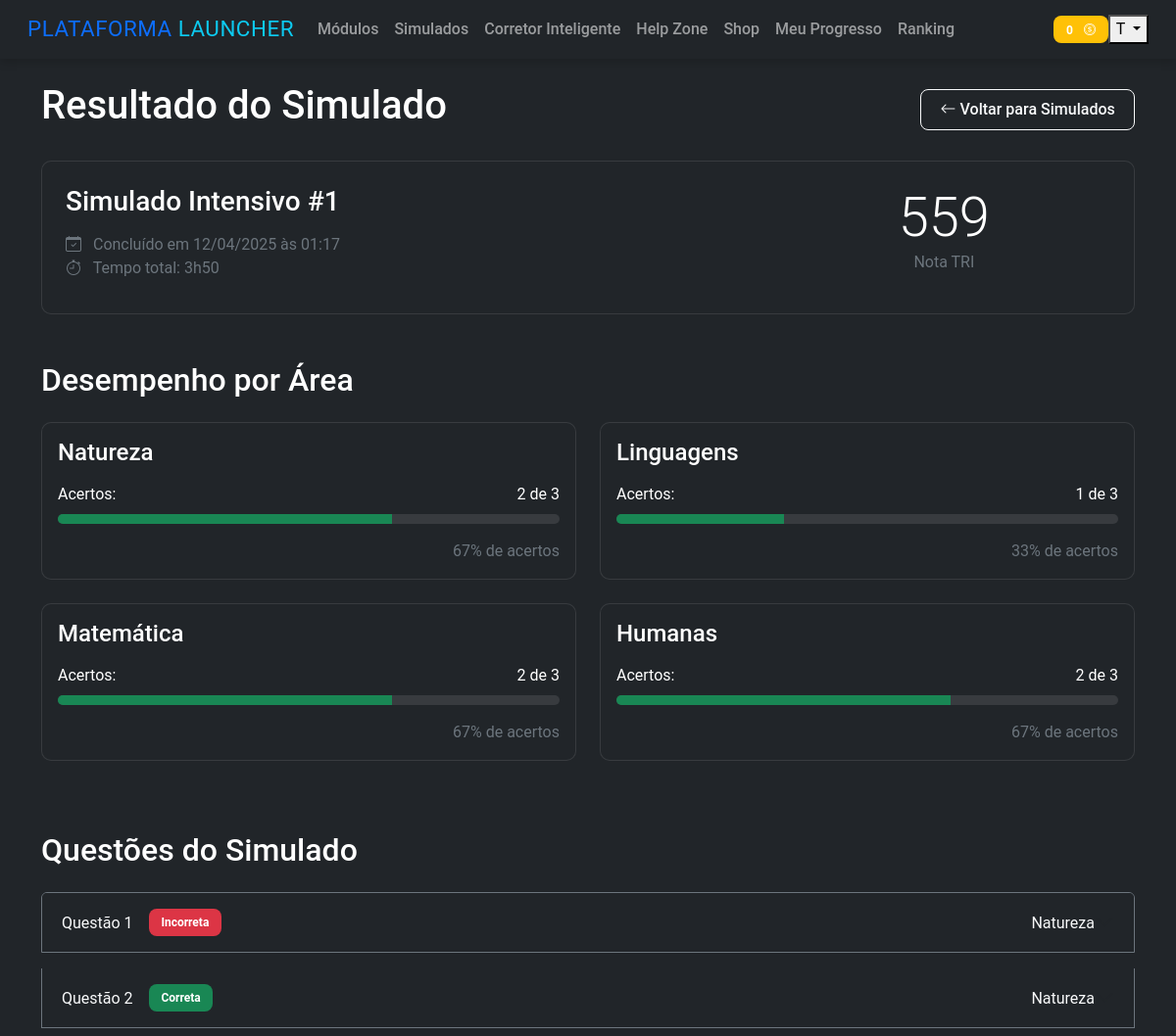
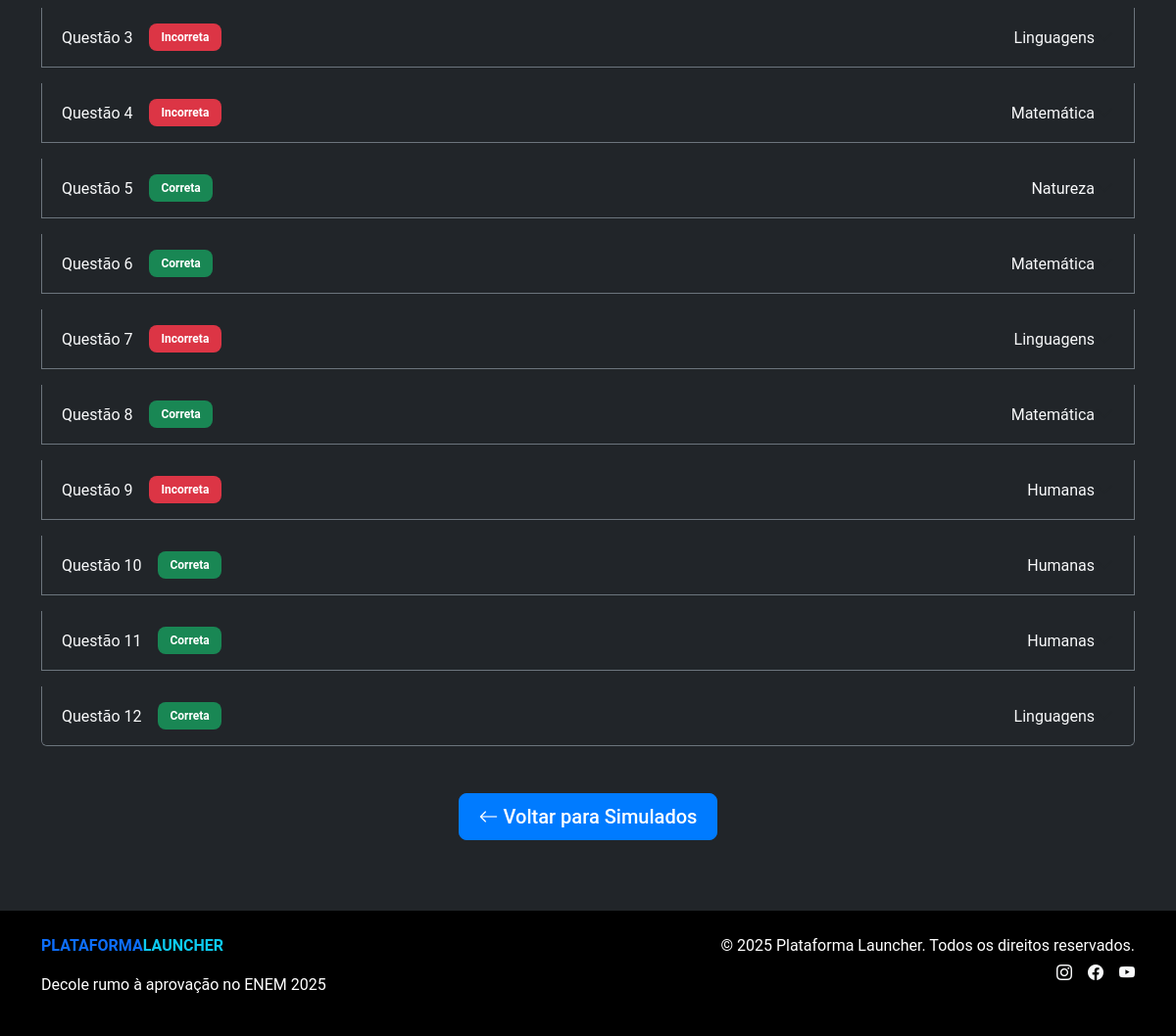
Screenshot of /simulados/1/resultado (signed in) with the database file from the repository (2 pictures, top to bottom).
### app/models/user.py (models this page shows, shortened)
class User(UserMixin, db.Model):
    id = db.Column(db.Integer, primary_key=True)
    username = db.Column(db.String(128), index=True, unique=True)
    email = db.Column(db.String(256), index=True, unique=True)
    password_hash = db.Column(db.String(256))
    nome_completo = db.Column(db.String(256))
    xp_total = db.Column(db.Integer, default=0)
    data_registro = db.Column(db.DateTime, default=datetime.utcnow)
    simulados = db.relationship('Simulado', backref='usuario', lazy='dynamic')
    redacoes = db.relationship('Redacao', backref='usuario', lazy='dynamic')

### app/models/simulado.py (models this page shows, shortened)
class Simulado(db.Model):
    id = db.Column(db.Integer, primary_key=True)
    numero = db.Column(db.Integer)
    titulo = db.Column(db.String(120))
    areas = db.Column(db.String(120))  # Ex: "Linguagens e Natureza"
    duracao_minutos = db.Column(db.Integer)
    data_agendada = db.Column(db.DateTime, nullable=True)
    data_realizado = db.Column(db.DateTime, nullable=True)
    tempo_realizado = db.Column(db.String(20), nullable=True)  # Ex: "01h46"
    status = db.Column(db.String(20), default="Pendente")  # Pendente, Concluído
    nota_tri = db.Column(db.Float, nullable=True)
    tempo_medio_por_questao = db.Column(db.Float, nullable=True)  # em segundos
    questoes_puladas = db.Column(db.Integer, default=0)
    acertos_total = db.Column(db.Integer, default=0)
    user_id = db.Column(db.Integer, db.ForeignKey('user.id'))
    questoes = db.relationship('Questao', backref='simulado', lazy='dynamic')

class Questao(db.Model):
    id = db.Column(db.Integer, primary_key=True)
    numero = db.Column(db.Integer)
    texto = db.Column(db.Text)
    area = db.Column(db.String(50))  # Linguagens, Matemática, etc.
    dificuldade = db.Column(db.Float)  # Para cálculo TRI
    resposta_correta = db.Column(db.String(1))  # A, B, C, D ou E
    resposta_usuario = db.Column(db.String(1), nullable=True)
    tempo_resposta = db.Column(db.Integer, nullable=True)  # tempo em segundos que levou para responder
    simulado_id = db.Column(db.Integer, db.ForeignKey('simulado.id'))
    alternativas = db.relationship('Alternativa', backref='questao', lazy='dynamic')
    def verificar_resposta(self):
        return self.resposta_usuario == self.resposta_correta

### app/routes/simulados.py (the view)
@simulados_bp.route('/<int:simulado_id>/resultado')
@login_required
def resultado(simulado_id):
    simulado = Simulado.query.get_or_404(simulado_id)
    if simulado.user_id != current_user.id:
        flash('Você não tem permissão para acessar este simulado.', 'danger')
        return redirect(url_for('simulados.index'))
    if simulado.status != 'Concluído':
        flash('Este simulado ainda não foi concluído.', 'warning')
        return redirect(url_for('simulados.index'))
    areas = {}
    for questao in simulado.questoes:
        area = questao.area
        if area not in areas:
            areas[area] = {'total': 0, 'acertos': 0}
        areas[area]['total'] += 1
        if questao.verificar_resposta():
            areas[area]['acertos'] += 1
    for area in areas:
        areas[area]['percentual'] = (areas[area]['acertos'] / areas[area]['total']) * 100 if areas[area]['total'] > 0 else 0
    tempos_questoes = []
    numeros_questoes = []
    for questao in simulado.questoes.order_by(Questao.numero):
        if questao.tempo_resposta:
            numeros_questoes.append(questao.numero)
            tempos_questoes.append(round(questao.tempo_resposta / 60, 1))
    historico_notas = Simulado.query.filter(
        Simulado.user_id == current_user.id,
        Simulado.status == 'Concluído',
        Simulado.id != simulado_id
    ).order_by(Simulado.data_realizado.desc()).limit(3).all()
    media_usuario = db.session.query(db.func.avg(Simulado.nota_tri)).filter(
        Simulado.user_id == current_user.id,
        Simulado.status == 'Concluído'
    ).scalar() or 0
    pontos_fortes = []
    pontos_fracos = []
    areas_ordenadas = sorted(areas.items(), key=lambda x: x[1]['percentual'], reverse=True)
    for area, dados in areas_ordenadas[:2]:
        if dados['percentual'] >= 50:  # Só considerar como forte se >= 50%
            pontos_fortes.append(f"{area}: {dados['percentual']:.1f}%")
    for area, dados in reversed(areas_ordenadas[-2:]):
        if dados['percentual'] < 70:  # Só considerar como fraco se < 70%
            pontos_fracos.append(f"{area}: {dados['percentual']:.1f}%")
    return render_template('simulados/resultado.html',
                          simulado=simulado,
                          areas=areas,
                          tempos_questoes=json.dumps(tempos_questoes),
                          numeros_questoes=json.dumps(numeros_questoes),
                          historico_notas=historico_notas,
                          media_usuario=media_usuario,
                          pontos_fortes=pontos_fortes,
                          pontos_fracos=pontos_fracos)

### app/models/user.py (called while the page is built)
@login_manager.user_loader
def load_user(id):
    return User.query.get(int(id))

### app/templates/simulados/resultado.html (shortened to what this page needs)
{% extends "layout.html" %}
{% block content %}
<div class="simulado-resultado">
    <div class="d-flex justify-content-between align-items-center mb-4">
        <h1>Resultado do Simulado</h1>
        <a href="{{ url_for('simulados.index') }}" class="btn btn-outline-light">
            <i class="bi bi-arrow-left"></i> Voltar para Simulados
        </a>
    </div>
    <div class="card bg-dark mb-5">
        <div class="card-body p-4">
            <div class="row">
                <div class="col-md-8">
                    <h3 class="card-title mb-3">{{ simulado.titulo }}</h3>
                    <p class="text-muted mb-0">
                        <i class="bi bi-calendar-check me-2"></i>
                        Concluído em {{ simulado.data_realizado.strftime('%d/%m/%Y às %H:%M') }}
                    </p>
                    <p class="text-muted mb-0">
                        <i class="bi bi-stopwatch me-2"></i>
                        Tempo total: {{ simulado.tempo_realizado }}
                    </p>
                </div>
                <div class="col-md-4 text-center">
                    <div class="nota-tri mb-2">
                        <h2 class="display-4 mb-0">{{ simulado.nota_tri|int }}</h2>
                        <p class="text-muted">Nota TRI</p>
                    </div>
                </div>
            </div>
        </div>
    </div>
    <h2 class="mb-4">Desempenho por Área</h2>
    <div class="row mb-5">
        {% for area_nome, area_dados in areas.items() %}
        <div class="col-md-6 mb-4">
            <div class="card bg-dark h-100">
                <div class="card-body">
                    <h4 class="card-title mb-3">{{ area_nome }}</h4>
                    <div class="d-flex justify-content-between mb-2">
                        <span>Acertos:</span>
                        <span>{{ area_dados.acertos }} de {{ area_dados.total }}</span>
                    </div>
                    <div class="progress mb-3" style="height: 10px;">
                        <div class="progress-bar bg-success" role="progressbar"
                             style="width: {{ area_dados.percentual }}%;"
                             aria-valuenow="{{ area_dados.percentual }}"
                             aria-valuemin="0" aria-valuemax="100"></div>
                    </div>
                    <div class="text-end text-muted">
                        {{ area_dados.percentual|round|int }}% de acertos
                    </div>
                </div>
            </div>
        </div>
        {% endfor %}
    </div>
    <h2 class="mb-4">Questões do Simulado</h2>
    <div class="accordion" id="accordionQuestoes">
        {% for questao in simulado.questoes %}
        <div class="accordion-item bg-dark border-secondary mb-3">
            <h2 class="accordion-header" id="heading{{ questao.numero }}">
                <button class="accordion-button collapsed bg-dark text-light" type="button"
                        data-bs-toggle="collapse" data-bs-target="#collapse{{ questao.numero }}"
                        aria-expanded="false" aria-controls="collapse{{ questao.numero }}">
                    <div class="d-flex align-items-center w-100">
                        <span class="me-3">Questão {{ questao.numero }}</span>
                        {% if questao.resposta_usuario == questao.resposta_correta %}
                            <span class="badge bg-success me-auto">Correta</span>
                        {% else %}
                            <span class="badge bg-danger me-auto">Incorreta</span>
                        {% endif %}
                        <span class="ms-auto">{{ questao.area }}</span>
                    </div>
                </button>
            </h2>
        </div>
        {% endfor %}
    </div>
    <div class="text-center mt-5">
        <a href="{{ url_for('simulados.index') }}" class="btn btn-primary btn-lg">
            <i class="bi bi-arrow-left"></i> Voltar para Simulados
        </a>
    </div>
</div>
{% endblock %}

### app/templates/layout.html (shortened to what this page needs)
<!DOCTYPE html>
<html lang="pt-br">
<head>
    <link href="https://cdn.jsdelivr.net/npm/bootstrap@5.2.3/dist/css/bootstrap.min.css" rel="stylesheet">
    <link rel="stylesheet" href="https://cdn.jsdelivr.net/npm/bootstrap-icons@1.11.1/font/bootstrap-icons.css">
    <link rel="stylesheet" href="{{ url_for('static', filename='css/style.css') }}">
</head>
<body class="bg-dark text-white">
    <header>
        <nav class="navbar navbar-expand-lg navbar-dark">
            <div class="container-fluid">
                <a class="navbar-brand" href="#">
                    <span class="text-primary">PLATAFORMA</span>
                    <span class="text-info">LAUNCHER</span>
                </a>
                <div class="collapse navbar-collapse" id="navbarNav">
                    <ul class="navbar-nav me-auto">
                        <li class="nav-item">
                            <a class="nav-link" href="{{ url_for('main.index') }}">Módulos</a>
                        </li>
                        <li class="nav-item">
                            <a class="nav-link" href="{{ url_for('simulados.index') }}">Simulados</a>
                        </li>
                        <li class="nav-item">
                            <a class="nav-link" href="#">Corretor Inteligente</a>
                        </li>
                        <li class="nav-item">
                            <a class="nav-link" href="{{ url_for('helpzone.index') }}">Help Zone</a>
                        </li>
                        <li class="nav-item">
                            <a class="nav-link" href="{{ url_for('shop.index') }}">Shop</a>
                        </li>
                        <li class="nav-item">
                            <a class="nav-link" href="{{ url_for('progresso.index') }}">Meu Progresso</a>
                        </li>
                        <li class="nav-item">
                            <a class="nav-link" href="#">Ranking</a>
                        </li>
                    </ul>
                    <div class="d-flex align-items-center">
                        {% if current_user.is_authenticated %}
                            <a href="{{ url_for('shop.index') }}" class="badge bg-warning text-decoration-none">
                                <span>{{ current_user.xp_total }}</span>
                                <i class="bi bi-coin ms-2"></i>
                            </a>
                            <div class="avatar-container dropdown">
                                <button class="btn-avatar dropdown-toggle" type="button" data-bs-toggle="dropdown">
                                    {{ current_user.username[0]|upper }}
                                </button>
                            </div>
                        {% else %}
                            <a href="{{ url_for('auth.login') }}" class="btn btn-outline-light me-2">Login</a>
                            <a href="{{ url_for('auth.registro') }}" class="btn btn-primary">Cadastre-se</a>
                        {% endif %}
                    </div>
                </div>
            </div>
        </nav>
    </header>
    <main class="container py-4">
        {% block content %}{% endblock %}
    </main>
    <footer class="bg-black text-white py-4 mt-5">
        <div class="container">
            <div class="row">
                <div class="col-md-6">
                    <div class="d-flex align-items-center mb-3">
                        <span class="text-primary fw-bold">PLATAFORMA</span>
                        <span class="text-info fw-bold">LAUNCHER</span>
                    </div>
                    <p>Decole rumo à aprovação no ENEM 2025</p>
                </div>
                <div class="col-md-6 text-md-end">
                    <p class="mb-1">© 2025 Plataforma Launcher. Todos os direitos reservados.</p>
                    <div class="d-flex justify-content-md-end">
                        <a href="#" class="text-light me-3"><i class="bi bi-instagram"></i></a>
                        <a href="#" class="text-light me-3"><i class="bi bi-facebook"></i></a>
                        <a href="#" class="text-light"><i class="bi bi-youtube"></i></a>
                    </div>
                </div>
            </div>
        </div>
    </footer>
</body>
</html>

### app/static/css/style.css (style rules this page uses)
:root { --primary: #007bff; --secondary: #00b4d8; --dark: #0d1117; --darker: #000000; --light: #f8f9fa; --success: #28a745; --warning: #ffc107; --danger: #dc3545; }
body { background-color: var(--dark); color: var(--light); font-family: 'Roboto', sans-serif; }
.navbar { padding: 0.5rem 1rem; box-shadow: 0 2px 10px rgba(0, 0, 0, 0.2); }
.card { border-radius: 10px; border: 1px solid rgba(255, 255, 255, 0.1); transition: transform 0.3s, box-shadow 0.3s; }
.btn { border-radius: 8px; padding: 0.5rem 1.2rem; font-weight: 500; }
.btn-primary { background-color: var(--primary); border-color: var(--primary); }
.badge { padding: 0.5rem 0.8rem; border-radius: 8px; }
.progress { height: 10px; border-radius: 5px; background-color: rgba(255, 255, 255, 0.1); }
.navbar-brand { font-size: 1.4rem; letter-spacing: 0.5px; }
.nav-link { font-weight: 500; padding: 0.5rem 0.8rem; transition: color 0.2s; }
.badge.bg-warning { font-weight: 600; }

### rows the page displays
User: xp_total "0", username "T"
Simulado: titulo "Simulado Intensivo #1", data_realizado "12/04/2025 às 01:17", tempo_realizado "3h50", nota_tri "559"
Questao: area "Natureza", acertos "2", total "3", {{ area_dados.percentual }} 66.66666666666666 (drawn), percentual "67", numero "1", resposta_usuario "Incorreta"
Questao: area "Linguagens", acertos "1", total "3", {{ area_dados.percentual }} 33.33333333333333 (drawn), percentual "33", numero "3", resposta_usuario "Incorreta"
Questao: area "Matemática", acertos "2", total "3", {{ area_dados.percentual }} 66.66666666666666 (drawn), percentual "67", numero "4", resposta_usuario "Incorreta"
Questao: area "Humanas", acertos "2", total "3", {{ area_dados.percentual }} 66.66666666666666 (drawn), percentual "67", numero "9", resposta_usuario "Incorreta"
Questao: numero "2", resposta_usuario "Correta", area "Natureza"
Questao: numero "5", resposta_usuario "Correta", area "Natureza"
Questao: numero "6", resposta_usuario "Correta", area "Matemática"
Questao: numero "7", resposta_usuario "Incorreta", area "Linguagens"
Questao: numero "8", resposta_usuario "Correta", area "Matemática"
Questao: numero "10", resposta_usuario "Correta", area "Humanas"
Questao: numero "11", resposta_usuario "Correta", area "Humanas"
Questao: numero "12", resposta_usuario "Correta", area "Linguagens"
